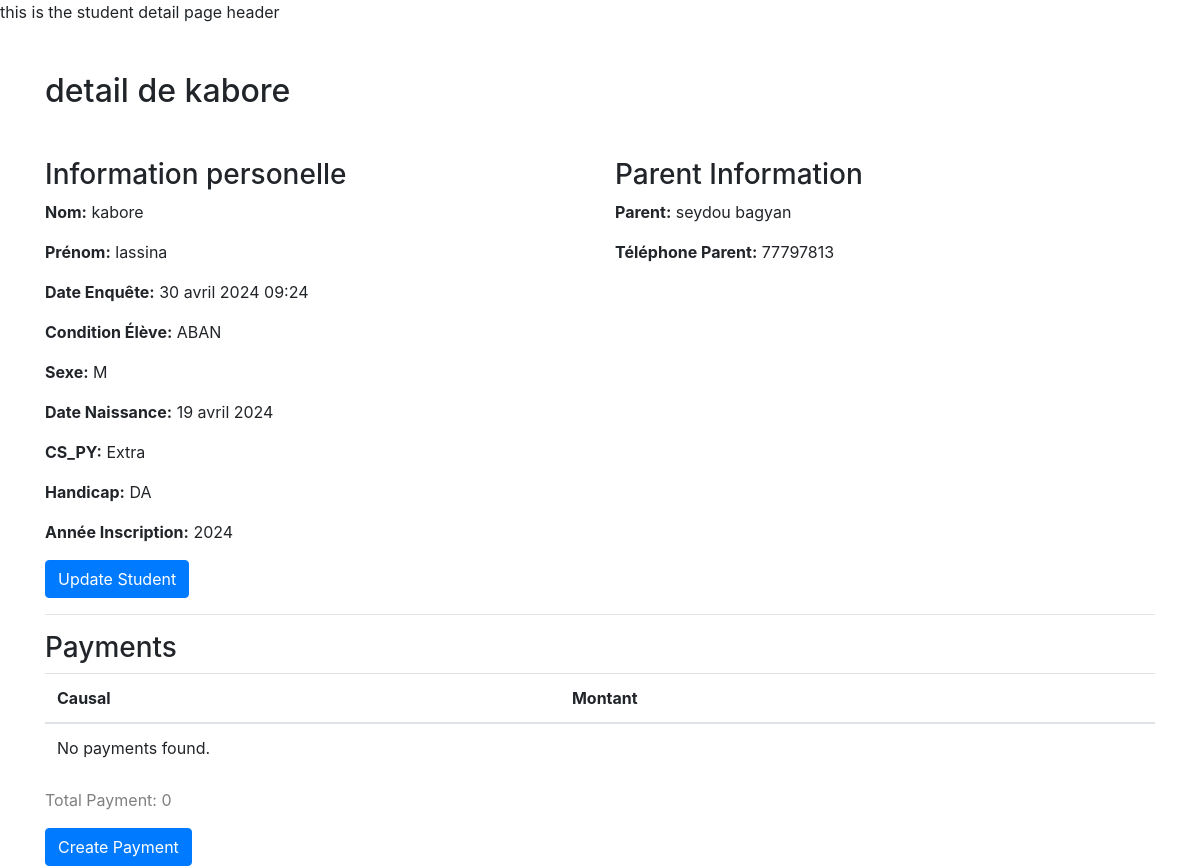
/homepage/students/1/, run on an earlier commit of the app's database.
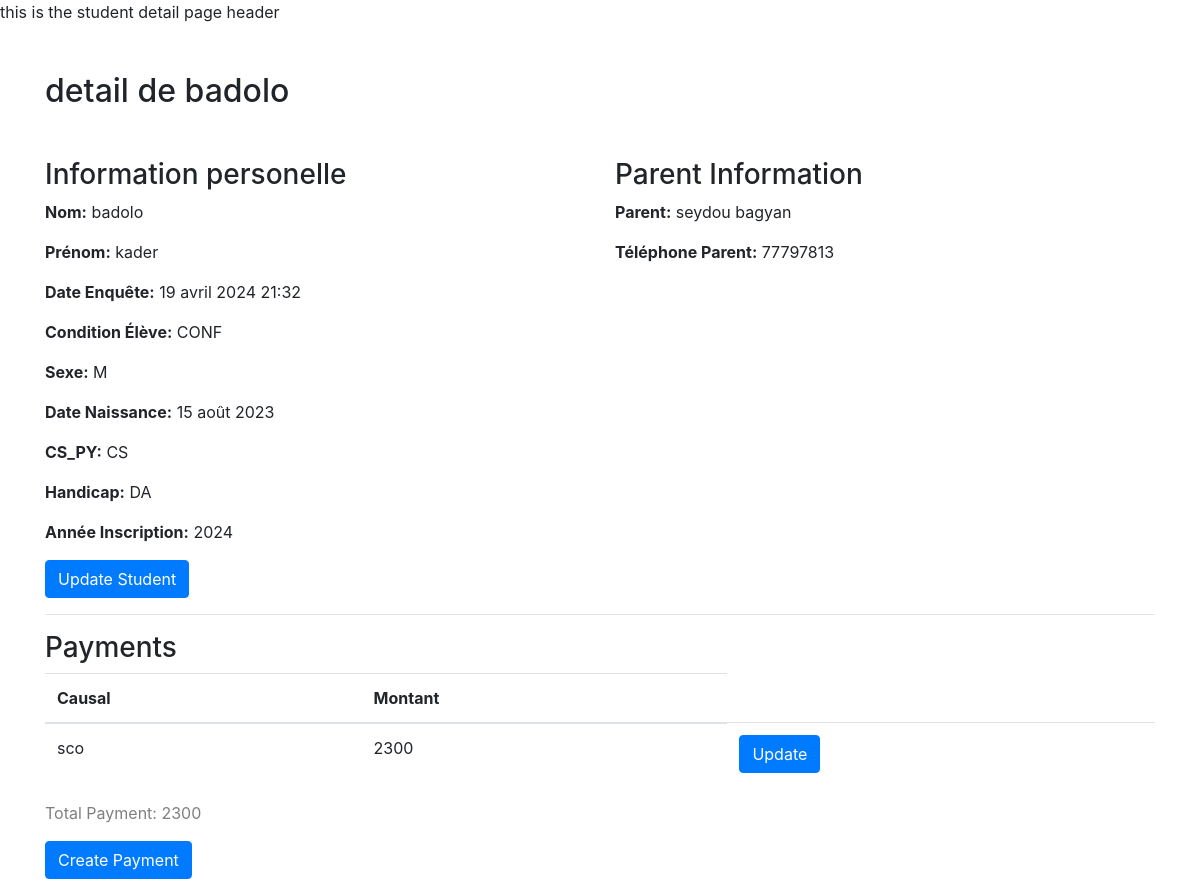
And on a later commit of the database.
### scuelo/models.py (models this page shows, shortened)
class Eleve(models.Model):
    nom = models.CharField(max_length=34, null=False)
    prenom = models.CharField(max_length=34, null=False)
    date_enquete = models.DateTimeField(blank=True)  # is  added right after
    condition_eleve = models.CharField(
        max_length=4,
        choices=CONDITION_ELEVE
    )
    sex = models.CharField(max_length=1, choices=SEX)
    date_naissance = models.DateField()
    cs_py = models.CharField(max_length=6, choices=CS_PY)
    hand = models.CharField(max_length=2, choices=HAND, default="")
    annee_inscr = models.CharField(max_length=4)  # the inscrption year
    parent = models.CharField(max_length=34, null=False)
    tel_parent = models.CharField(max_length=24, null=False)
    note_eleve = models.CharField(max_length=240, blank=True, default='')
    classe_nass = models.ForeignKey(Classe ,  on_delete=models.PROTECT   )
    '''
    def save(self, *args, **kwargs):
        super().save(*args, **kwargs)
        messages.success(request, f'vous avez enregister l\'eleve {self.nom} {self.prenom} de la classe  de  {self.nom_classe}')
    '''
    class Meta:
        verbose_name = 'Eleve'
        verbose_name_plural = 'Eleves'

class Paiement(models.Model):
    causal = models.CharField(max_length=34, choices=CAUSUAL)
    montant = models.PositiveBigIntegerField()
    date_paiement = models.DateTimeField()
    note_paiement = models.CharField(max_length=200, blank=True)
    eleve_payment = models.ForeignKey(Eleve, on_delete=models.CASCADE,  default=1 )
    class Meta:
        verbose_name = 'Paiement'
        verbose_name_plural = 'Paiements'

### scuelo/views.py (the view, shortened to what this page needs)
# urls.py: path('students/<int:pk>/', StudentDetailView.as_view(), name='student_detail'),
class StudentDetailView(DetailView):
    model = Eleve
    template_name = 'scuelo/eleve_detail.html'
    context_object_name = 'student'
    def get_context_data(self, **kwargs):
        context = super().get_context_data(**kwargs)
        student_id = self.kwargs['pk']
        payments = Paiement.objects.filter(eleve_payment_id=student_id)
        total_payment = payments.aggregate(total=Sum('montant'))['total'] or 0  # Calculate total payment
        context['payments'] = payments
        context['total_payment'] = total_payment  # Add total payment to context
        return context
    '''
        def get_context_data(self, **kwargs):
        context = super().get_context_data(**kwargs)
        student_id = self.kwargs['pk']
        context['payments'] = Paiement.objects.filter(eleve_payment_id=student_id)
        return context
    '''

### scuelo/templates/scuelo/eleve_detail.html (shortened to what this page needs)
{% extends 'layout.html' %}
{% block header %}
 this is the    student detail page  header
{% endblock header %}
{% block content %}
<div class="container">
  <h2 class='mt-5 mb-5'>  detail de   {{ student.nom }} </h2>
  <div class="row">
    <div class="col-md-6">
      <h3>Information personelle</h3>
      <p><strong>Nom:</strong> {{ student.nom }}</p>
      <p><strong>Prénom:</strong> {{ student.prenom }}</p>
      <p><strong>Date Enquête:</strong> {{ student.date_enquete }}</p>
      <p><strong>Condition Élève:</strong> {{ student.condition_eleve }}</p>
      <p><strong>Sexe:</strong> {{ student.sex }}</p>
      <p><strong>Date Naissance:</strong> {{ student.date_naissance }}</p>
      <p><strong>CS_PY:</strong> {{ student.cs_py }}</p>
      <p><strong>Handicap:</strong> {{ student.hand }}</p>
      <p><strong>Année Inscription:</strong> {{ student.annee_inscr }}</p>
    </div>
    <div class="col-md-6">
      <h3>Parent Information</h3>
      <p><strong>Parent:</strong> {{ student.parent }}</p>
      <p><strong>Téléphone Parent:</strong> {{ student.tel_parent }}</p>
    </div>
  </div>
  <a href="{% url 'student_update' pk=student.pk %}" class="btn btn-primary">Update Student</a>
  <hr>
  <h3>Payments</h3>
  <table class="table">
    <thead>
      <tr>
        <th>Causal</th>
        <th>Montant</th>
      </tr>
    </thead>
    <tbody>
      {% for payment in payments %}
      <tr>
        <td>{{ payment.causal }}</td>
        <td>{{ payment.montant }}</td>
        <td>
          <a href="{% url 'update_payment' payment.pk %}" class="btn btn-primary">Update</a>
      </td>
      </tr>
      {% empty %}
      <tr>
        <td colspan="2">No payments found.</td>
      </tr>
      {% endfor %}
    </tbody>
  </table>
  <p class="text-black-50">Total Payment: {{ total_payment }}</p>
  <a href="{% url 'create_payment' student.pk %}" class="btn btn-primary">Create Payment</a>
</div>
{% endblock %}

What changed in the data, as far as the page shows it:
changed Eleve "DA": nom "kabore" → "badolo"; prenom "lassina" → "kader"; date_enquete "30 avril 2024 09:24" → "19 avril 2024 21:32"; condition_eleve "ABAN" → "CONF"; date_naissance "19 avril 2024" → "15 août 2023"; cs_py "Extra" → "CS"
added Paiement: causal "sco", montant "2300"
Also different on the page:
{{ total_payment }}: "0" → "2300"
text no longer shown: "No payments found."
